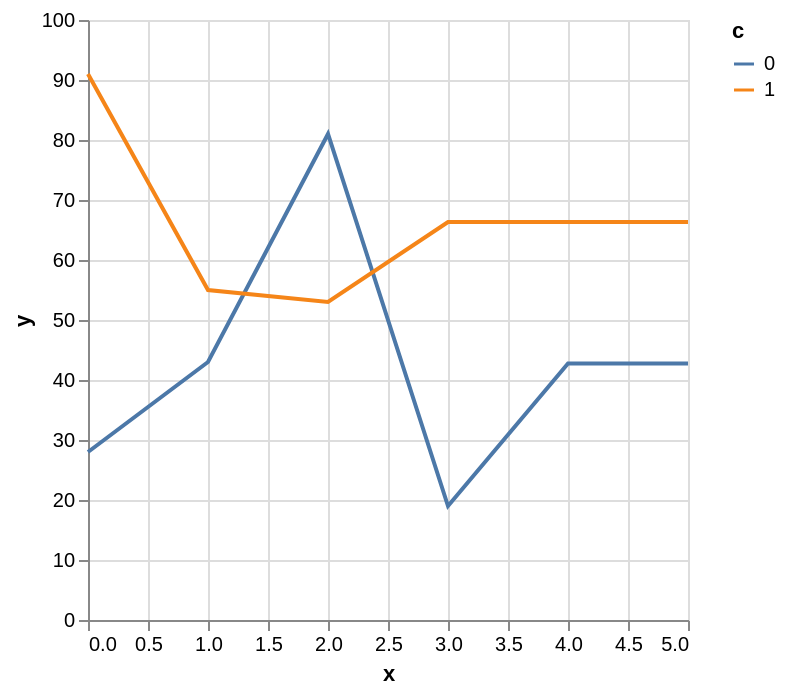

Specify this chart in Vega-Lite:
### Vega-Lite specification from a JSON file in a GitHub repository (floating-point values rounded to 4 significant figures)
{"$schema": "https://vega.github.io/schema/vega-lite/v2.json", "data": {"values": [{"x": 0, "y": 28, "c": 0}, {"x": 0, "y": 91, "c": 1}, {"x": 1, "y": 43, "c": 0}, {"x": 1, "y": 55, "c": 1}, {"x": 2, "y": 81, "c": 0}, {"x": 2, "y": 53, "c": 1}, {"x": 3, "y": 19, "c": 0}]}, "transform": [{"impute": "y", "key": "x", "method": "mean", "groupby": ["c"], "keyvals": {"start": 4, "stop": 6}}], "mark": "line", "encoding": {"x": {"field": "x", "type": "quantitative", "scale": {"nice": 1}}, "y": {"field": "y", "type": "quantitative"}, "color": {"field": "c", "type": "nominal"}}}
